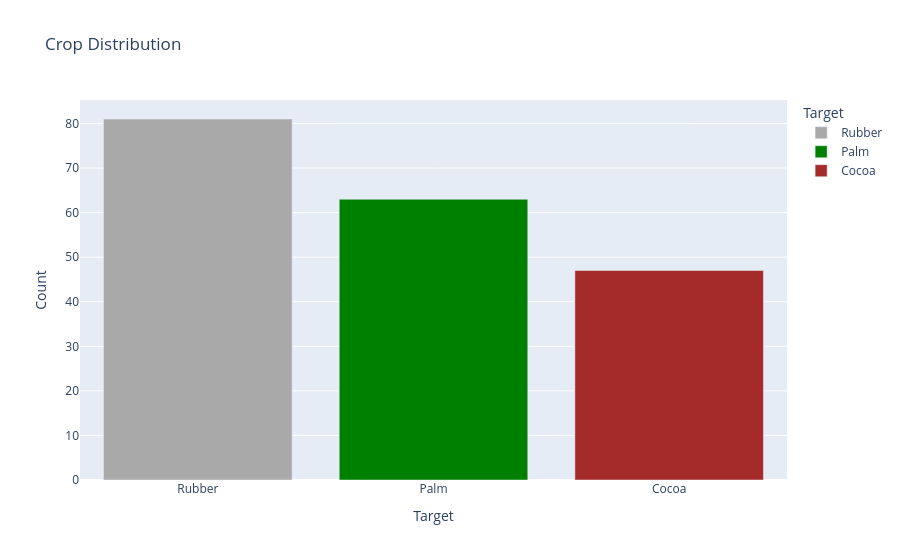

The notebook cell saved with this chart:
### Code cell
# Show the distribution of the Target (class)
plot_class_distribution(y_eval)

### Figure 1 — Plotly figure (JSON) as saved in the notebook; plotly's stock layout.template omitted (floating-point values rounded to 4 significant figures)
{"data": [{"hovertemplate": "Target=%{x}<br>Count=%{y}<extra></extra>", "legendgroup": "Rubber", "marker": {"color": "darkgray", "pattern": {"shape": ""}}, "name": "Rubber", "orientation": "v", "showlegend": true, "textposition": "auto", "type": "bar", "x": ["Rubber"], "xaxis": "x", "y": [81], "yaxis": "y"}, {"hovertemplate": "Target=%{x}<br>Count=%{y}<extra></extra>", "legendgroup": "Palm", "marker": {"color": "green", "pattern": {"shape": ""}}, "name": "Palm", "orientation": "v", "showlegend": true, "textposition": "auto", "type": "bar", "x": ["Palm"], "xaxis": "x", "y": [63], "yaxis": "y"}, {"hovertemplate": "Target=%{x}<br>Count=%{y}<extra></extra>", "legendgroup": "Cocoa", "marker": {"color": "brown", "pattern": {"shape": ""}}, "name": "Cocoa", "orientation": "v", "showlegend": true, "textposition": "auto", "type": "bar", "x": ["Cocoa"], "xaxis": "x", "y": [47], "yaxis": "y"}], "layout": {"barmode": "relative", "legend": {"title": {"text": "Target"}, "tracegroupgap": 0}, "title": {"text": "Crop Distribution"}, "xaxis": {"anchor": "y", "categoryarray": ["Rubber", "Palm", "Cocoa"], "categoryorder": "array", "domain": [0, 1], "title": {"text": "Target"}}, "yaxis": {"anchor": "x", "domain": [0, 1], "title": {"text": "Count"}}}}
